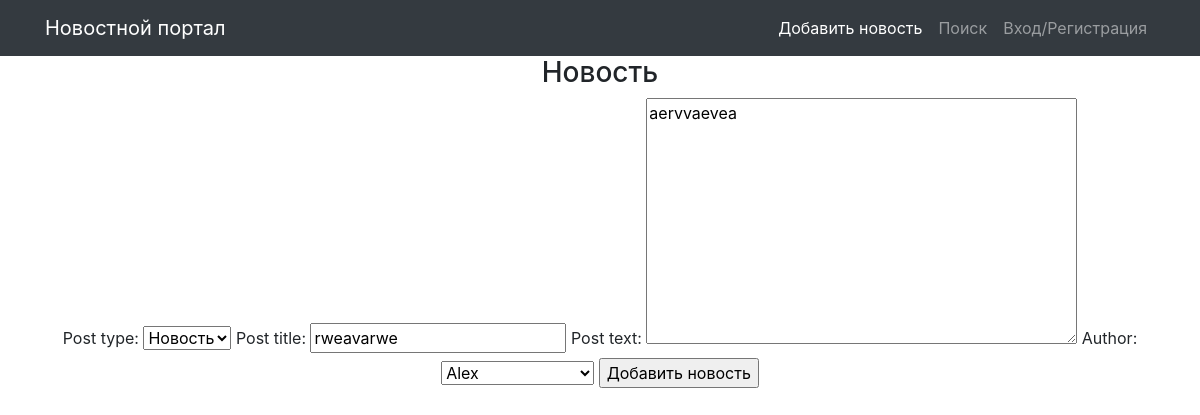
The page /news/11/edit (signed in) on the database its author committed.
### newnews/models.py (models this page shows, shortened)
class Post(models.Model):
    news = 'Новость'
    article = 'Статья'
    Posts = [
        (news, 'Новость'),
        (article, 'Статья')
    ]
    Post_type = models.CharField(max_length=20, choices= Posts, default=news)
    Post_time = models.DateTimeField(auto_now_add=True)
    Post_title = models.CharField(max_length=255)
    Post_text = models.TextField()
    Post_rating = models.IntegerField(default=0)
    author = models.ForeignKey(Author, on_delete=models.CASCADE)
    Post_category = models.ManyToManyField(Category, through='PostCategory')
    class Meta:
        verbose_name = 'Новость'
        verbose_name_plural = 'Новости'
        ordering = ['-Post_time']

class Author(models.Model):
    author = models.OneToOneField(User, on_delete= models.CASCADE, verbose_name = 'Автор')
    author_rating = models.IntegerField(default=0, verbose_name = 'Рейтинг автора')
    def __str__(self):
        return f'{self.author}'
    class Meta:
        verbose_name = 'Автор'
        verbose_name_plural = 'Авторы'

### newnews/views.py (the view)
# urls.py: path('<int:pk>/edit', NewsUpdateView.as_view(), name='news_create'),
class NewsUpdateView(LoginRequiredMixin,PermissionRequiredMixin, UpdateView):
    template_name = 'newnews/news_create.html'
    success_url = '/news/'
    form_class = NewsForm
    permission_required = ('news.change_post', 'news.view_post')
    def get_object(self, **kwargs):
        id = self.kwargs.get('pk')
        return Post.objects.get(pk=id)

### newnews/forms.py
class NewsForm(ModelForm):
    class Meta:
        model = Post
        fields = ['Post_type', 'Post_title', 'Post_text', 'author']

### newnews/templates/newnews/news_create.html (shortened to what this page needs)
{% extends 'newnews/default.html' %}
{% block content %}
<h3>Новость</h3>
<form method="POST">
    {{ form }}
    <input type="submit" value="Добавить новость">
</form>
{% endblock content %}

### rows shown on the page
Post: Post_type "Новость", Post_title "rweavarwe", Post_text "aervvaevea"
Author: author "Alex"
